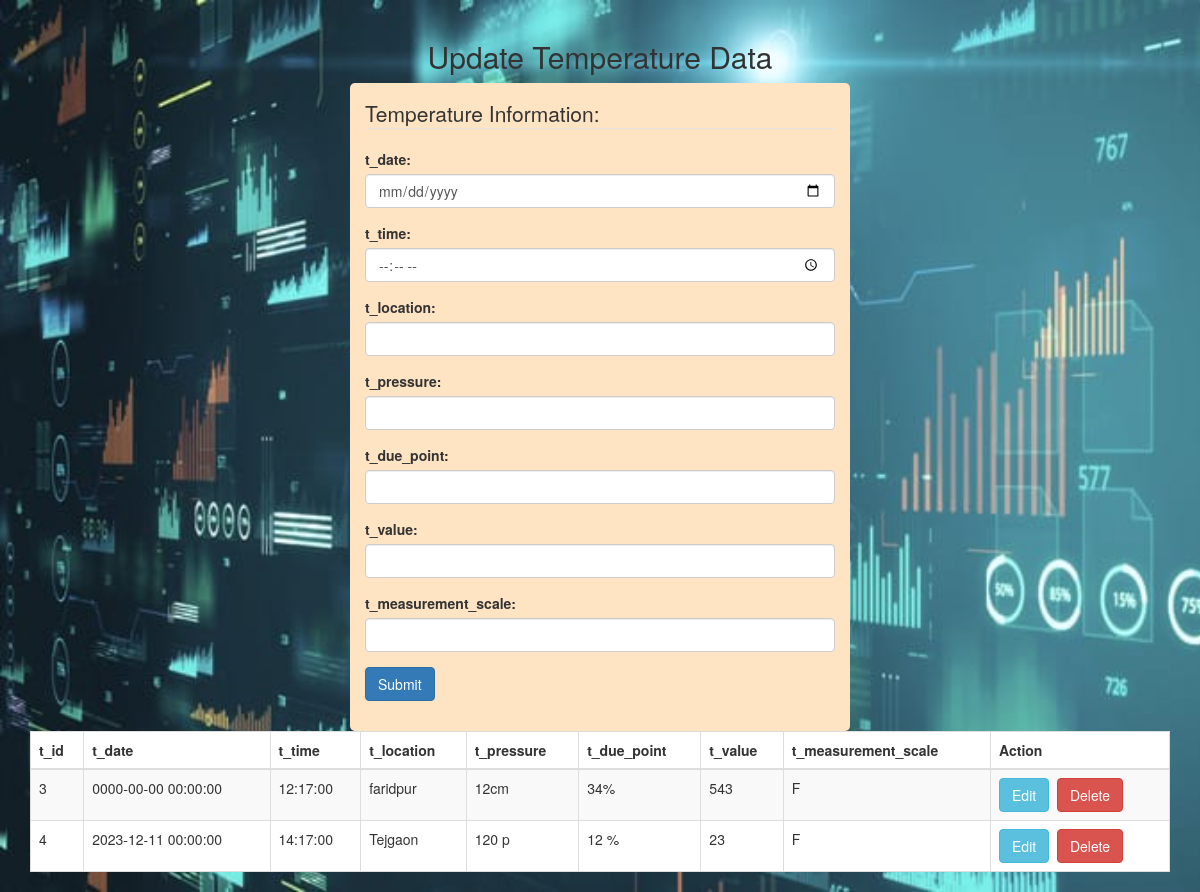
The app's page /Manage_temp_Data.php with its own data.
### tables this page shows
CREATE TABLE `temp_data` (
  `t_id` int(10) NOT NULL,
  `t_date` datetime DEFAULT NULL,
  `t_time` time DEFAULT NULL,
  `t_location` varchar(150) DEFAULT NULL,
  `t_pressure` varchar(50) DEFAULT NULL,
  `t_due_point` varchar(50) DEFAULT NULL,
  `t_value` varchar(50) DEFAULT NULL,
  `t_measurement_scale` varchar(50) DEFAULT NULL,
  `d_emp_id` int(10) DEFAULT NULL
);

### Manage_temp_Data.php (the view, shortened to what this page needs)
<?php
include "./dataBase_Connection.php";
$sql = "SELECT * FROM temp_data";
$result = $conn->query($sql);
?>
<!DOCTYPE html>
<html lang="en">
<head>
    <link rel="stylesheet" href="https://maxcdn.bootstrapcdn.com/bootstrap/3.4.0/css/bootstrap.min.css">
</head>
<body>
    <div class="container">
        <h2 class="text-center">Update Temperature Data</h2>
        <form action="" method="POST">
            <fieldset>
                <legend>Temperature Information:</legend>
                <div class="form-group">
                    <label for="t_date">t_date:</label>
                    <input type="date" class="form-control" name="t_date">
                </div>
                <div class="form-group">
                    <label for="t_time">t_time:</label>
                    <input type="time" class="form-control" name="t_time">
                </div>
                <div class="form-group">
                    <label for="t_location">t_location:</label>
                    <input type="text" class="form-control" name="t_location">
                </div>
                <div class="form-group">
                    <label for="t_pressure">t_pressure:</label>
                    <input type="text" class="form-control" name="t_pressure">
                </div>
                <div class="form-group">
                    <label for="t_due_point">t_due_point:</label>
                    <input type="text" class="form-control" name="t_due_point">
                </div>
                <div class="form-group">
                    <label for="t_value">t_value:</label>
                    <input type="text" class="form-control" name="t_value">
                </div>
                <div class="form-group">
                    <label for="t_measurement_scale">t_measurement_scale:</label>
                    <input type="text" class="form-control" name="t_measurement_scale">
                </div>
                <div class="form-group">
                    <input type="submit" class="btn btn-primary" name="submit" value="Submit">
                </div>
            </fieldset>
        </form>
        <table class="table table-bordered table-striped">
            <thead>
                <tr>
                    <th>t_id</th>
                    <th>t_date</th>
                    <th>t_time</th>
                    <th>t_location</th>
                    <th>t_pressure</th>
                    <th>t_due_point</th>
                    <th>t_value</th>
                    <th>t_measurement_scale</th>
                    <th>Action</th>
                </tr>
            </thead>
            <tbody>
        <?php
            if ($result->num_rows > 0) {
                while ($row = $result->fetch_assoc()) {
        ?>
                    <tr>
                    <td><?php echo $row['t_id']; ?></td>
                    <td><?php echo $row['t_date']; ?></td>
                    <td><?php echo $row['t_time']; ?></td>
                    <td><?php echo $row['t_location']; ?></td>
                    <td><?php echo $row['t_pressure']; ?></td>
                    <td><?php echo $row['t_due_point']; ?></td>
                    <td><?php echo $row['t_value']; ?></td>
                    <td><?php echo $row['t_measurement_scale']; ?></td>
                    <td>
                    <a class="btn btn-info" href="Temp_data_update.php?t_id=<?php echo $row['t_id']; ?>">Edit</a>&nbsp;
                        <a class="btn btn-danger" href="Temp_data_delete.php?id=<?php echo $row['t_id']; ?>">Delete</a>
                    </td>
                    </tr>
        <?php   }
            }
        ?>
    </tbody>
</table>
    </div>
</body>
</html>

### Manage_temp_Data.php (style rules this page uses)
body { background-image: url('image/big.jpg'); background-size: cover; background-repeat: no-repeat; background-color: #f8f9fa; }
.container { margin-top: 20px; }
table { width: 100%; }
tbody { background-color: #ffffff; }
thead, tbody { background-color: #ffffff; }
form { max-width: 500px; margin: 0 auto; background-color: #ffe4c4; padding: 15px; border-radius: 5px; }

### records on screen
temp_data: t_id "3", t_date "0000-00-00 00:00:00", t_time "12:17:00", t_location "faridpur", t_pressure "12cm", t_due_point "34%", t_value "543", t_measurement_scale "F"
temp_data: t_id "4", t_date "2023-12-11 00:00:00", t_time "14:17:00", t_location "Tejgaon", t_pressure "120 p", t_due_point "12 %", t_value "23", t_measurement_scale "F"
